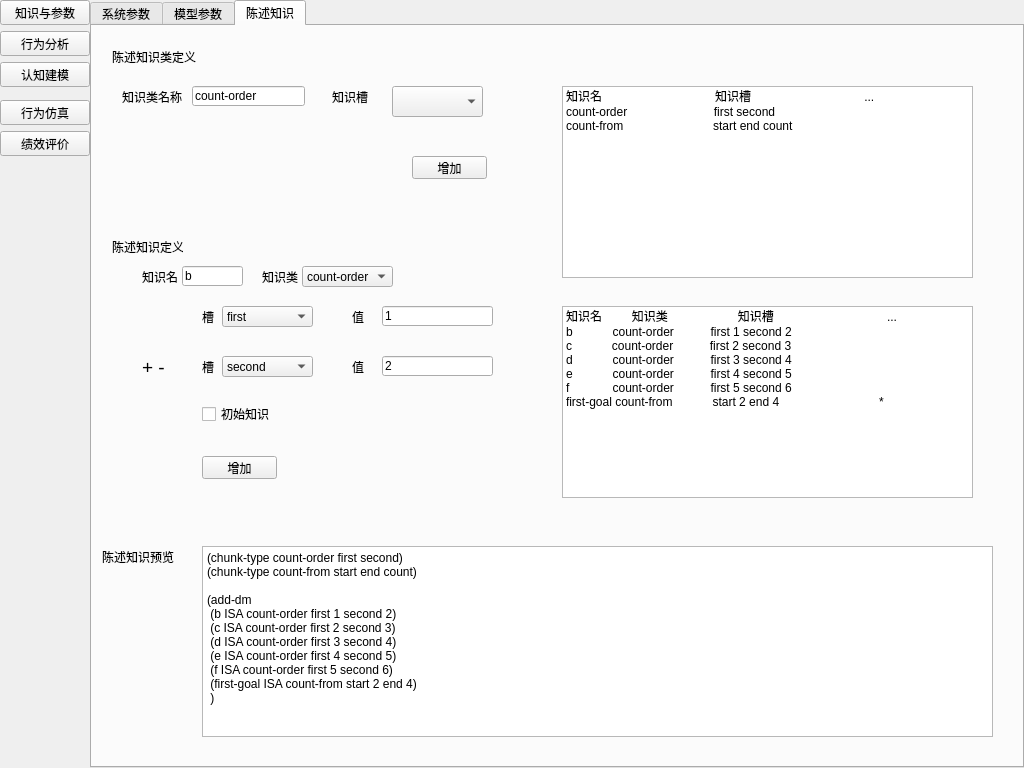
<?xml version="1.0" encoding="UTF-8"?>
<ui version="4.0">
 <class>SideBarDemo</class>
 <widget class="QWidget" name="SideBarDemo">
  <property name="geometry">
   <rect>
    <x>0</x>
    <y>0</y>
    <width>1024</width>
    <height>768</height>
   </rect>
  </property>
  <property name="windowTitle">
   <string>认知与决策建模仿真</string>
  </property>
  <property name="styleSheet">
   <string notr="true">QWidget.SideBar {
    border-right: 1px solid rgb(170, 170, 170);
    background: qlineargradient(spread:reflect,
        x1:0, y1:0, x2:1, y2:0,
        stop:0 rgba(50, 50, 50, 255),
        stop:1 rgba(150, 150, 150, 255));
}

QWidget.SideBar QToolButton {
    font-size: 13px;
    font-weight: normal;
    border: none;
    color: rgb(240,240,240);

    padding-left:12px;
    padding-right: 12px;
    padding-top: 5px;

    border-top: 1px dashed rgba(0,0,0,0);
    border-bottom: 1px dashed rgba(0,0,0,0);
    border-right: 1px dashed rgba(0,0,0,0);
}

QWidget.SideBar QToolButton:hover {
    color: rgb(200, 200, 200);
}

QWidget.SideBar QToolButton[current=&quot;true&quot;] {
    border-top: 1px solid rgb(90,90,90);
    border-right: 1px solid rgb(200, 200, 200, 200);
    border-bottom: 1px solid rgb(90,90,90);
    color: black;
    background: qlineargradient(spread:pad,
        x1:0, y1:0, x2:1, y2:0,
        stop:0 rgba(130, 130, 130, 255),
        stop:1 rgba(230, 230, 230, 255));
}

QWidget.SideBar QToolButton[first=&quot;true&quot;] {
    border-top: 1px dashed rgba(0, 0, 0, 0);
}

QWidget.SideBar .Separator {
    border: none;
    background: qlineargradient(spread:reflect,
        x1:0, y1:0, x2:1, y2:0,
        stop:0 rgba(10, 10, 10, 255),
        stop:1 rgba(220, 220, 220, 255));
}

#content {
	border: none;
	border-left: 1px solid gray;
	background: rgba(0, 255, 0, 100);
}</string>
  </property>
  <property name="class" stdset="0">
   <string/>
  </property>
  <layout class="QGridLayout" name="gridLayout">
   <property name="leftMargin">
    <number>0</number>
   </property>
   <property name="topMargin">
    <number>0</number>
   </property>
   <property name="rightMargin">
    <number>0</number>
   </property>
   <property name="bottomMargin">
    <number>0</number>
   </property>
   <property name="horizontalSpacing">
    <number>0</number>
   </property>
   <item row="0" column="0">
    <widget class="QWidget" name="sideBar" native="true">
     <property name="sizePolicy">
      <sizepolicy hsizetype="Fixed" vsizetype="Preferred">
       <horstretch>0</horstretch>
       <verstretch>0</verstretch>
      </sizepolicy>
     </property>
     <property name="minimumSize">
      <size>
       <width>90</width>
       <height>0</height>
      </size>
     </property>
     <property name="class" stdset="0">
      <string>SideBar</string>
     </property>
     <layout class="QGridLayout" name="gridLayout_2">
      <property name="leftMargin">
       <number>0</number>
      </property>
      <property name="topMargin">
       <number>0</number>
      </property>
      <property name="rightMargin">
       <number>0</number>
      </property>
      <property name="bottomMargin">
       <number>0</number>
      </property>
      <item row="2" column="0">
       <widget class="QToolButton" name="toolButton_2">
        <property name="sizePolicy">
         <sizepolicy hsizetype="Expanding" vsizetype="Fixed">
          <horstretch>0</horstretch>
          <verstretch>0</verstretch>
         </sizepolicy>
        </property>
        <property name="text">
         <string>行为分析</string>
        </property>
        <property name="icon">
         <iconset resource="resources.qrc">
          <normaloff>:/images/resources/button-4.png</normaloff>:/images/resources/button-4.png</iconset>
        </property>
        <property name="iconSize">
         <size>
          <width>64</width>
          <height>64</height>
         </size>
        </property>
        <property name="toolButtonStyle">
         <enum>Qt::ToolButtonTextUnderIcon</enum>
        </property>
       </widget>
      </item>
      <item row="7" column="0">
       <spacer name="verticalSpacer">
        <property name="orientation">
         <enum>Qt::Vertical</enum>
        </property>
        <property name="sizeHint" stdset="0">
         <size>
          <width>20</width>
          <height>40</height>
         </size>
        </property>
       </spacer>
      </item>
      <item row="4" column="0">
       <widget class="QWidget" name="widget" native="true">
        <property name="minimumSize">
         <size>
          <width>0</width>
          <height>1</height>
         </size>
        </property>
        <property name="maximumSize">
         <size>
          <width>16777215</width>
          <height>1</height>
         </size>
        </property>
        <property name="class" stdset="0">
         <string>Separator</string>
        </property>
       </widget>
      </item>
      <item row="6" column="0">
       <widget class="QToolButton" name="toolButton_5">
        <property name="sizePolicy">
         <sizepolicy hsizetype="Expanding" vsizetype="Fixed">
          <horstretch>0</horstretch>
          <verstretch>0</verstretch>
         </sizepolicy>
        </property>
        <property name="text">
         <string>绩效评价</string>
        </property>
        <property name="icon">
         <iconset resource="resources.qrc">
          <normaloff>:/images/resources/button-1.png</normaloff>:/images/resources/button-1.png</iconset>
        </property>
        <property name="iconSize">
         <size>
          <width>64</width>
          <height>64</height>
         </size>
        </property>
        <property name="toolButtonStyle">
         <enum>Qt::ToolButtonTextUnderIcon</enum>
        </property>
       </widget>
      </item>
      <item row="1" column="0">
       <widget class="QToolButton" name="toolButton_1">
        <property name="sizePolicy">
         <sizepolicy hsizetype="Expanding" vsizetype="Fixed">
          <horstretch>0</horstretch>
          <verstretch>0</verstretch>
         </sizepolicy>
        </property>
        <property name="text">
         <string>知识与参数</string>
        </property>
        <property name="icon">
         <iconset resource="resources.qrc">
          <normaloff>:/images/resources/button-2.png</normaloff>:/images/resources/button-2.png</iconset>
        </property>
        <property name="iconSize">
         <size>
          <width>64</width>
          <height>64</height>
         </size>
        </property>
        <property name="toolButtonStyle">
         <enum>Qt::ToolButtonTextUnderIcon</enum>
        </property>
       </widget>
      </item>
      <item row="3" column="0">
       <widget class="QToolButton" name="toolButton_3">
        <property name="sizePolicy">
         <sizepolicy hsizetype="Expanding" vsizetype="Fixed">
          <horstretch>0</horstretch>
          <verstretch>0</verstretch>
         </sizepolicy>
        </property>
        <property name="text">
         <string>认知建模</string>
        </property>
        <property name="icon">
         <iconset resource="resources.qrc">
          <normaloff>:/images/resources/button-5.png</normaloff>:/images/resources/button-5.png</iconset>
        </property>
        <property name="iconSize">
         <size>
          <width>64</width>
          <height>64</height>
         </size>
        </property>
        <property name="toolButtonStyle">
         <enum>Qt::ToolButtonTextUnderIcon</enum>
        </property>
       </widget>
      </item>
      <item row="5" column="0">
       <widget class="QToolButton" name="toolButton_4">
        <property name="sizePolicy">
         <sizepolicy hsizetype="Expanding" vsizetype="Fixed">
          <horstretch>0</horstretch>
          <verstretch>0</verstretch>
         </sizepolicy>
        </property>
        <property name="text">
         <string>行为仿真</string>
        </property>
        <property name="icon">
         <iconset resource="resources.qrc">
          <normaloff>:/images/resources/button-3.png</normaloff>:/images/resources/button-3.png</iconset>
        </property>
        <property name="iconSize">
         <size>
          <width>64</width>
          <height>64</height>
         </size>
        </property>
        <property name="toolButtonStyle">
         <enum>Qt::ToolButtonTextUnderIcon</enum>
        </property>
       </widget>
      </item>
     </layout>
    </widget>
   </item>
   <item row="0" column="1">
    <widget class="QTabWidget" name="tabWidget">
     <property name="currentIndex">
      <number>2</number>
     </property>
     <widget class="QWidget" name="widget">
      <attribute name="icon">
       <iconset resource="resources.qrc">
        <normaloff>:/images/resources/button-2.png</normaloff>:/images/resources/button-2.png</iconset>
      </attribute>
      <attribute name="title">
       <string>系统参数</string>
      </attribute>
      <widget class="QListWidget" name="listWidget">
       <property name="geometry">
        <rect>
         <x>490</x>
         <y>80</y>
         <width>411</width>
         <height>192</height>
        </rect>
       </property>
       <item>
        <property name="text">
         <string>参数                                   取值                                  缺省值</string>
        </property>
       </item>
       <item>
        <property name="text">
         <string>esc                                       t</string>
        </property>
       </item>
       <item>
        <property name="text">
         <string>lf                                          .05                                    .05</string>
        </property>
       </item>
       <item>
        <property name="text">
         <string>trace-detail                           high                                  medium</string>
        </property>
       </item>
      </widget>
      <widget class="QComboBox" name="comboBox">
       <property name="geometry">
        <rect>
         <x>100</x>
         <y>80</y>
         <width>91</width>
         <height>31</height>
        </rect>
       </property>
      </widget>
      <widget class="QLabel" name="label">
       <property name="geometry">
        <rect>
         <x>40</x>
         <y>80</y>
         <width>41</width>
         <height>21</height>
        </rect>
       </property>
       <property name="text">
        <string>参数名</string>
       </property>
      </widget>
      <widget class="QLabel" name="label_2">
       <property name="geometry">
        <rect>
         <x>250</x>
         <y>80</y>
         <width>41</width>
         <height>21</height>
        </rect>
       </property>
       <property name="text">
        <string>参数值</string>
       </property>
      </widget>
      <widget class="QLineEdit" name="lineEdit">
       <property name="geometry">
        <rect>
         <x>310</x>
         <y>80</y>
         <width>113</width>
         <height>20</height>
        </rect>
       </property>
      </widget>
      <widget class="QPushButton" name="pushButton">
       <property name="geometry">
        <rect>
         <x>350</x>
         <y>150</y>
         <width>75</width>
         <height>23</height>
        </rect>
       </property>
       <property name="text">
        <string>增加</string>
       </property>
      </widget>
      <widget class="QTextBrowser" name="textBrowser">
       <property name="geometry">
        <rect>
         <x>100</x>
         <y>370</y>
         <width>791</width>
         <height>301</height>
        </rect>
       </property>
       <property name="html">
        <string>&lt;!DOCTYPE HTML PUBLIC &quot;-//W3C//DTD HTML 4.0//EN&quot; &quot;http://www.w3.org/TR/REC-html40/strict.dtd&quot;&gt;
&lt;html&gt;&lt;head&gt;&lt;meta name=&quot;qrichtext&quot; content=&quot;1&quot; /&gt;&lt;style type=&quot;text/css&quot;&gt;
p, li { white-space: pre-wrap; }
&lt;/style&gt;&lt;/head&gt;&lt;body style=&quot; font-family:'SimSun'; font-size:9pt; font-weight:400; font-style:normal;&quot;&gt;
&lt;p style=&quot; margin-top:0px; margin-bottom:0px; margin-left:0px; margin-right:0px; -qt-block-indent:0; text-indent:0px;&quot;&gt;(sgp :esc t :lf .05 :trace-detail high)&lt;/p&gt;&lt;/body&gt;&lt;/html&gt;</string>
       </property>
      </widget>
      <widget class="QLabel" name="label_3">
       <property name="geometry">
        <rect>
         <x>30</x>
         <y>370</y>
         <width>51</width>
         <height>21</height>
        </rect>
       </property>
       <property name="text">
        <string>模型预览</string>
       </property>
      </widget>
     </widget>
     <widget class="QWidget" name="tab_4">
      <attribute name="icon">
       <iconset resource="resources.qrc">
        <normaloff>:/images/resources/button-5.png</normaloff>:/images/resources/button-5.png</iconset>
      </attribute>
      <attribute name="title">
       <string>模型参数</string>
      </attribute>
      <widget class="QPushButton" name="pushButton_2">
       <property name="geometry">
        <rect>
         <x>350</x>
         <y>140</y>
         <width>75</width>
         <height>23</height>
        </rect>
       </property>
       <property name="text">
        <string>增加</string>
       </property>
      </widget>
      <widget class="QComboBox" name="comboBox_2">
       <property name="geometry">
        <rect>
         <x>250</x>
         <y>70</y>
         <width>91</width>
         <height>21</height>
        </rect>
       </property>
      </widget>
      <widget class="QTextBrowser" name="textBrowser_2">
       <property name="geometry">
        <rect>
         <x>100</x>
         <y>360</y>
         <width>791</width>
         <height>301</height>
        </rect>
       </property>
       <property name="html">
        <string>&lt;!DOCTYPE HTML PUBLIC &quot;-//W3C//DTD HTML 4.0//EN&quot; &quot;http://www.w3.org/TR/REC-html40/strict.dtd&quot;&gt;
&lt;html&gt;&lt;head&gt;&lt;meta name=&quot;qrichtext&quot; content=&quot;1&quot; /&gt;&lt;style type=&quot;text/css&quot;&gt;
p, li { white-space: pre-wrap; }
&lt;/style&gt;&lt;/head&gt;&lt;body style=&quot; font-family:'SimSun'; font-size:9pt; font-weight:400; font-style:normal;&quot;&gt;
&lt;p style=&quot; margin-top:0px; margin-bottom:0px; margin-left:0px; margin-right:0px; -qt-block-indent:0; text-indent:0px;&quot;&gt;first   整数&lt;/p&gt;
&lt;p style=&quot; margin-top:0px; margin-bottom:0px; margin-left:0px; margin-right:0px; -qt-block-indent:0; text-indent:0px;&quot;&gt;second  整数&lt;/p&gt;
&lt;p style=&quot; margin-top:0px; margin-bottom:0px; margin-left:0px; margin-right:0px; -qt-block-indent:0; text-indent:0px;&quot;&gt;start   整数&lt;/p&gt;
&lt;p style=&quot; margin-top:0px; margin-bottom:0px; margin-left:0px; margin-right:0px; -qt-block-indent:0; text-indent:0px;&quot;&gt;end     整数&lt;/p&gt;
&lt;p style=&quot; margin-top:0px; margin-bottom:0px; margin-left:0px; margin-right:0px; -qt-block-indent:0; text-indent:0px;&quot;&gt;count   整数&lt;/p&gt;&lt;/body&gt;&lt;/html&gt;</string>
       </property>
      </widget>
      <widget class="QLineEdit" name="lineEdit_2">
       <property name="geometry">
        <rect>
         <x>60</x>
         <y>70</y>
         <width>113</width>
         <height>20</height>
        </rect>
       </property>
      </widget>
      <widget class="QLabel" name="label_4">
       <property name="geometry">
        <rect>
         <x>10</x>
         <y>360</y>
         <width>81</width>
         <height>21</height>
        </rect>
       </property>
       <property name="text">
        <string>模型参数预览</string>
       </property>
      </widget>
      <widget class="QListWidget" name="listWidget_2">
       <property name="geometry">
        <rect>
         <x>490</x>
         <y>70</y>
         <width>411</width>
         <height>192</height>
        </rect>
       </property>
       <item>
        <property name="text">
         <string>参数                                   类型                                  缺省值</string>
        </property>
       </item>
       <item>
        <property name="text">
         <string>first                                     整数</string>
        </property>
       </item>
       <item>
        <property name="text">
         <string>second                                整数</string>
        </property>
       </item>
       <item>
        <property name="text">
         <string>start                                    整数</string>
        </property>
       </item>
       <item>
        <property name="text">
         <string>end                                     整数</string>
        </property>
       </item>
       <item>
        <property name="text">
         <string>count                                  整数</string>
        </property>
       </item>
      </widget>
      <widget class="QLabel" name="label_5">
       <property name="geometry">
        <rect>
         <x>10</x>
         <y>70</y>
         <width>41</width>
         <height>21</height>
        </rect>
       </property>
       <property name="text">
        <string>参数名</string>
       </property>
      </widget>
      <widget class="QLabel" name="label_8">
       <property name="geometry">
        <rect>
         <x>190</x>
         <y>70</y>
         <width>61</width>
         <height>21</height>
        </rect>
       </property>
       <property name="text">
        <string>参数类型</string>
       </property>
      </widget>
      <widget class="QLabel" name="label_19">
       <property name="geometry">
        <rect>
         <x>190</x>
         <y>110</y>
         <width>61</width>
         <height>21</height>
        </rect>
       </property>
       <property name="text">
        <string>缺省值</string>
       </property>
      </widget>
      <widget class="QLineEdit" name="lineEdit_7">
       <property name="geometry">
        <rect>
         <x>250</x>
         <y>110</y>
         <width>113</width>
         <height>20</height>
        </rect>
       </property>
      </widget>
     </widget>
     <widget class="QWidget" name="tab_3">
      <attribute name="icon">
       <iconset resource="resources.qrc">
        <normaloff>:/images/resources/button-3.png</normaloff>:/images/resources/button-3.png</iconset>
      </attribute>
      <attribute name="title">
       <string>陈述知识</string>
      </attribute>
      <widget class="QPushButton" name="pushButton_3">
       <property name="geometry">
        <rect>
         <x>320</x>
         <y>130</y>
         <width>75</width>
         <height>23</height>
        </rect>
       </property>
       <property name="text">
        <string>增加</string>
       </property>
      </widget>
      <widget class="QComboBox" name="comboBox_3">
       <property name="geometry">
        <rect>
         <x>300</x>
         <y>60</y>
         <width>91</width>
         <height>31</height>
        </rect>
       </property>
      </widget>
      <widget class="QTextBrowser" name="textBrowser_3">
       <property name="geometry">
        <rect>
         <x>110</x>
         <y>520</y>
         <width>791</width>
         <height>191</height>
        </rect>
       </property>
       <property name="html">
        <string>&lt;!DOCTYPE HTML PUBLIC &quot;-//W3C//DTD HTML 4.0//EN&quot; &quot;http://www.w3.org/TR/REC-html40/strict.dtd&quot;&gt;
&lt;html&gt;&lt;head&gt;&lt;meta name=&quot;qrichtext&quot; content=&quot;1&quot; /&gt;&lt;style type=&quot;text/css&quot;&gt;
p, li { white-space: pre-wrap; }
&lt;/style&gt;&lt;/head&gt;&lt;body style=&quot; font-family:'SimSun'; font-size:9pt; font-weight:400; font-style:normal;&quot;&gt;
&lt;p style=&quot; margin-top:0px; margin-bottom:0px; margin-left:0px; margin-right:0px; -qt-block-indent:0; text-indent:0px;&quot;&gt;(chunk-type count-order first second)&lt;/p&gt;
&lt;p style=&quot; margin-top:0px; margin-bottom:0px; margin-left:0px; margin-right:0px; -qt-block-indent:0; text-indent:0px;&quot;&gt;(chunk-type count-from start end count)&lt;/p&gt;
&lt;p style=&quot;-qt-paragraph-type:empty; margin-top:0px; margin-bottom:0px; margin-left:0px; margin-right:0px; -qt-block-indent:0; text-indent:0px;&quot;&gt;&lt;br /&gt;&lt;/p&gt;
&lt;p style=&quot; margin-top:0px; margin-bottom:0px; margin-left:0px; margin-right:0px; -qt-block-indent:0; text-indent:0px;&quot;&gt;(add-dm&lt;/p&gt;
&lt;p style=&quot; margin-top:0px; margin-bottom:0px; margin-left:0px; margin-right:0px; -qt-block-indent:0; text-indent:0px;&quot;&gt; (b ISA count-order first 1 second 2)&lt;/p&gt;
&lt;p style=&quot; margin-top:0px; margin-bottom:0px; margin-left:0px; margin-right:0px; -qt-block-indent:0; text-indent:0px;&quot;&gt; (c ISA count-order first 2 second 3)&lt;/p&gt;
&lt;p style=&quot; margin-top:0px; margin-bottom:0px; margin-left:0px; margin-right:0px; -qt-block-indent:0; text-indent:0px;&quot;&gt; (d ISA count-order first 3 second 4)&lt;/p&gt;
&lt;p style=&quot; margin-top:0px; margin-bottom:0px; margin-left:0px; margin-right:0px; -qt-block-indent:0; text-indent:0px;&quot;&gt; (e ISA count-order first 4 second 5)&lt;/p&gt;
&lt;p style=&quot; margin-top:0px; margin-bottom:0px; margin-left:0px; margin-right:0px; -qt-block-indent:0; text-indent:0px;&quot;&gt; (f ISA count-order first 5 second 6)&lt;/p&gt;
&lt;p style=&quot; margin-top:0px; margin-bottom:0px; margin-left:0px; margin-right:0px; -qt-block-indent:0; text-indent:0px;&quot;&gt; (first-goal ISA count-from start 2 end 4)&lt;/p&gt;
&lt;p style=&quot; margin-top:0px; margin-bottom:0px; margin-left:0px; margin-right:0px; -qt-block-indent:0; text-indent:0px;&quot;&gt; )&lt;/p&gt;
&lt;p style=&quot;-qt-paragraph-type:empty; margin-top:0px; margin-bottom:0px; margin-left:0px; margin-right:0px; -qt-block-indent:0; text-indent:0px;&quot;&gt;&lt;br /&gt;&lt;/p&gt;&lt;/body&gt;&lt;/html&gt;</string>
       </property>
      </widget>
      <widget class="QLineEdit" name="lineEdit_3">
       <property name="geometry">
        <rect>
         <x>100</x>
         <y>60</y>
         <width>113</width>
         <height>20</height>
        </rect>
       </property>
       <property name="text">
        <string>count-order</string>
       </property>
      </widget>
      <widget class="QLabel" name="label_6">
       <property name="geometry">
        <rect>
         <x>10</x>
         <y>520</y>
         <width>81</width>
         <height>21</height>
        </rect>
       </property>
       <property name="text">
        <string>陈述知识预览</string>
       </property>
      </widget>
      <widget class="QListWidget" name="listWidget_3">
       <property name="geometry">
        <rect>
         <x>470</x>
         <y>60</y>
         <width>411</width>
         <height>192</height>
        </rect>
       </property>
       <item>
        <property name="text">
         <string>知识名                                  知识槽                                  ...</string>
        </property>
       </item>
       <item>
        <property name="text">
         <string>count-order                          first second</string>
        </property>
       </item>
       <item>
        <property name="text">
         <string>count-from                           start end count</string>
        </property>
       </item>
      </widget>
      <widget class="QLabel" name="label_7">
       <property name="geometry">
        <rect>
         <x>20</x>
         <y>20</y>
         <width>91</width>
         <height>21</height>
        </rect>
       </property>
       <property name="text">
        <string>陈述知识类定义</string>
       </property>
      </widget>
      <widget class="QLabel" name="label_9">
       <property name="geometry">
        <rect>
         <x>240</x>
         <y>60</y>
         <width>41</width>
         <height>21</height>
        </rect>
       </property>
       <property name="text">
        <string>知识槽</string>
       </property>
      </widget>
      <widget class="QLabel" name="label_10">
       <property name="geometry">
        <rect>
         <x>20</x>
         <y>210</y>
         <width>71</width>
         <height>21</height>
        </rect>
       </property>
       <property name="text">
        <string>陈述知识定义</string>
       </property>
      </widget>
      <widget class="QListWidget" name="listWidget_4">
       <property name="geometry">
        <rect>
         <x>470</x>
         <y>280</y>
         <width>411</width>
         <height>192</height>
        </rect>
       </property>
       <item>
        <property name="text">
         <string>知识名         知识类                     知识槽                                  ...</string>
        </property>
       </item>
       <item>
        <property name="text">
         <string>b            count-order           first 1 second 2</string>
        </property>
       </item>
       <item>
        <property name="text">
         <string>c            count-order           first 2 second 3</string>
        </property>
       </item>
       <item>
        <property name="text">
         <string>d            count-order           first 3 second 4</string>
        </property>
       </item>
       <item>
        <property name="text">
         <string>e            count-order           first 4 second 5</string>
        </property>
       </item>
       <item>
        <property name="text">
         <string>f             count-order           first 5 second 6</string>
        </property>
       </item>
       <item>
        <property name="text">
         <string>first-goal count-from            start 2 end 4                              *</string>
        </property>
       </item>
      </widget>
      <widget class="QLabel" name="label_11">
       <property name="geometry">
        <rect>
         <x>110</x>
         <y>280</y>
         <width>21</width>
         <height>21</height>
        </rect>
       </property>
       <property name="text">
        <string>槽</string>
       </property>
      </widget>
      <widget class="QLineEdit" name="lineEdit_4">
       <property name="geometry">
        <rect>
         <x>290</x>
         <y>280</y>
         <width>111</width>
         <height>20</height>
        </rect>
       </property>
       <property name="text">
        <string>1</string>
       </property>
      </widget>
      <widget class="QComboBox" name="comboBox_4">
       <property name="geometry">
        <rect>
         <x>210</x>
         <y>240</y>
         <width>91</width>
         <height>21</height>
        </rect>
       </property>
       <item>
        <property name="text">
         <string>count-order</string>
        </property>
       </item>
      </widget>
      <widget class="QPushButton" name="pushButton_4">
       <property name="geometry">
        <rect>
         <x>110</x>
         <y>430</y>
         <width>75</width>
         <height>23</height>
        </rect>
       </property>
       <property name="text">
        <string>增加</string>
       </property>
      </widget>
      <widget class="QLabel" name="label_12">
       <property name="geometry">
        <rect>
         <x>30</x>
         <y>60</y>
         <width>71</width>
         <height>21</height>
        </rect>
       </property>
       <property name="text">
        <string>知识类名称</string>
       </property>
      </widget>
      <widget class="QComboBox" name="comboBox_5">
       <property name="geometry">
        <rect>
         <x>130</x>
         <y>280</y>
         <width>91</width>
         <height>21</height>
        </rect>
       </property>
       <item>
        <property name="text">
         <string>first</string>
        </property>
       </item>
      </widget>
      <widget class="QLabel" name="label_13">
       <property name="geometry">
        <rect>
         <x>260</x>
         <y>280</y>
         <width>21</width>
         <height>21</height>
        </rect>
       </property>
       <property name="text">
        <string>值</string>
       </property>
      </widget>
      <widget class="QLabel" name="label_14">
       <property name="geometry">
        <rect>
         <x>50</x>
         <y>330</y>
         <width>41</width>
         <height>21</height>
        </rect>
       </property>
       <property name="text">
        <string>&lt;html&gt;&lt;head/&gt;&lt;body&gt;&lt;p&gt;&lt;span style=&quot; font-size:14pt;&quot;&gt;+   -&lt;/span&gt;&lt;/p&gt;&lt;/body&gt;&lt;/html&gt;</string>
       </property>
      </widget>
      <widget class="QLabel" name="label_15">
       <property name="geometry">
        <rect>
         <x>110</x>
         <y>330</y>
         <width>21</width>
         <height>21</height>
        </rect>
       </property>
       <property name="text">
        <string>槽</string>
       </property>
      </widget>
      <widget class="QLabel" name="label_16">
       <property name="geometry">
        <rect>
         <x>260</x>
         <y>330</y>
         <width>21</width>
         <height>21</height>
        </rect>
       </property>
       <property name="text">
        <string>值</string>
       </property>
      </widget>
      <widget class="QLineEdit" name="lineEdit_5">
       <property name="geometry">
        <rect>
         <x>290</x>
         <y>330</y>
         <width>111</width>
         <height>20</height>
        </rect>
       </property>
       <property name="text">
        <string>2</string>
       </property>
      </widget>
      <widget class="QComboBox" name="comboBox_6">
       <property name="geometry">
        <rect>
         <x>130</x>
         <y>330</y>
         <width>91</width>
         <height>21</height>
        </rect>
       </property>
       <item>
        <property name="text">
         <string>second</string>
        </property>
       </item>
      </widget>
      <widget class="QLineEdit" name="lineEdit_6">
       <property name="geometry">
        <rect>
         <x>90</x>
         <y>240</y>
         <width>61</width>
         <height>20</height>
        </rect>
       </property>
       <property name="text">
        <string>b</string>
       </property>
      </widget>
      <widget class="QLabel" name="label_17">
       <property name="geometry">
        <rect>
         <x>50</x>
         <y>240</y>
         <width>41</width>
         <height>21</height>
        </rect>
       </property>
       <property name="text">
        <string>知识名</string>
       </property>
      </widget>
      <widget class="QLabel" name="label_18">
       <property name="geometry">
        <rect>
         <x>170</x>
         <y>240</y>
         <width>41</width>
         <height>21</height>
        </rect>
       </property>
       <property name="text">
        <string>知识类</string>
       </property>
      </widget>
      <widget class="QCheckBox" name="checkBox">
       <property name="geometry">
        <rect>
         <x>110</x>
         <y>380</y>
         <width>71</width>
         <height>16</height>
        </rect>
       </property>
       <property name="text">
        <string>初始知识</string>
       </property>
      </widget>
     </widget>
    </widget>
   </item>
  </layout>
 </widget>
 <layoutdefault spacing="6" margin="11"/>
 <resources>
  <include location="resources.qrc"/>
 </resources>
 <connections/>
</ui>
